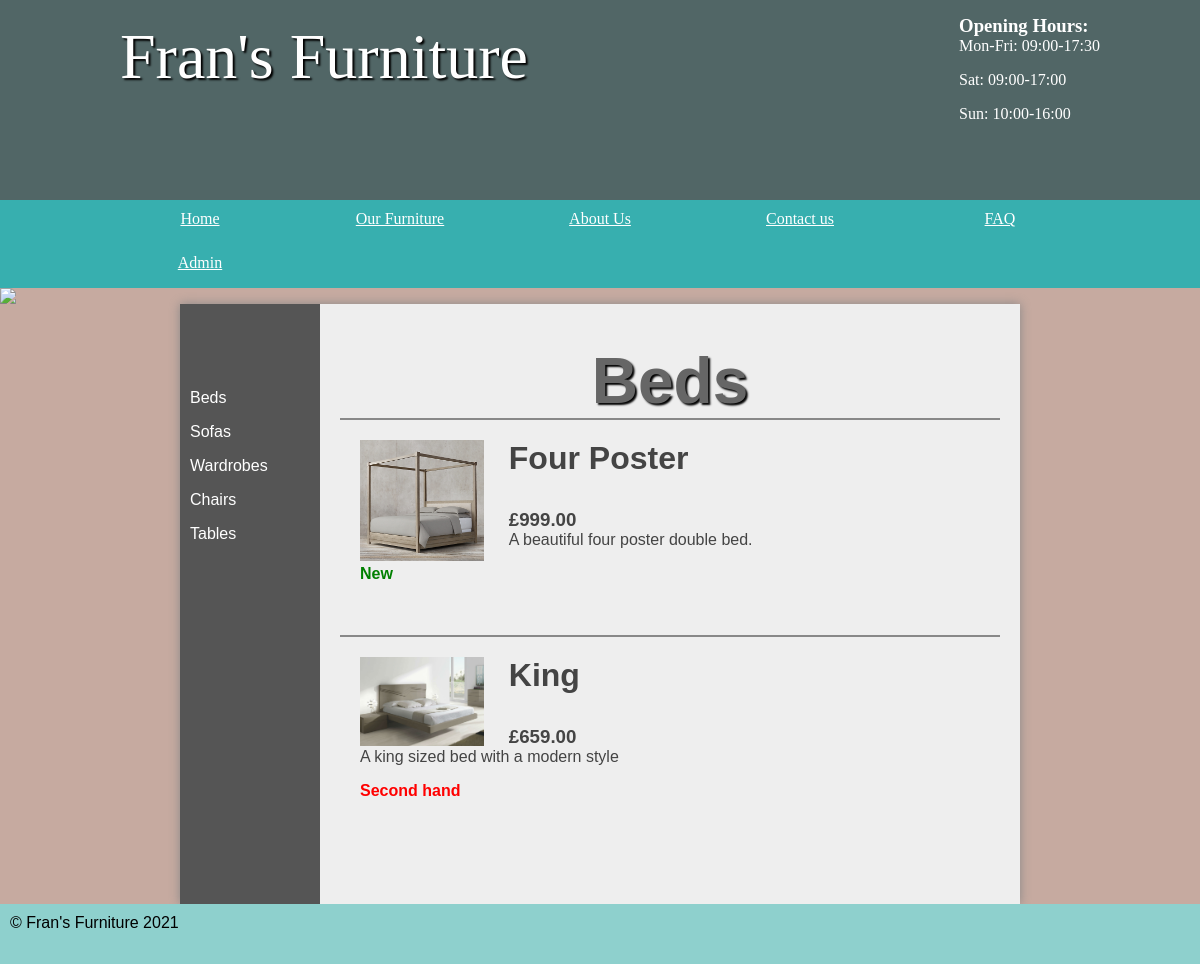
/furniture/public/items.php?id=2, run on the app's committed database.
### tables this page shows
CREATE TABLE `category` (
  `id` int(11) NOT NULL AUTO_INCREMENT,
  `name` varchar(45) DEFAULT NULL,
  PRIMARY KEY (`id`)
);

CREATE TABLE `furniture` (
  `id` int(11) NOT NULL AUTO_INCREMENT,
  `name` varchar(45) DEFAULT NULL,
  `description` varchar(2000) DEFAULT NULL,
  `price` decimal(5,2) DEFAULT NULL,
  `categoryId` int(11) DEFAULT NULL,
  `hide` int(1) DEFAULT NULL,
  `condition` int(1) DEFAULT NULL,
  PRIMARY KEY (`id`)
);

### furniture/public/items.php (the view, shortened to what this page needs)
<?php
if (isset($_GET['id'])) {
    $id = $_GET['id'];
    $pdo = new PDO('mysql:dbname=furniture;host=127.0.0.1', 'student', 'student');
    $currentCategory = $pdo->query('SELECT * FROM category WHERE id = ' . $id)->fetch();
    $categoryName = $currentCategory['name'];
} else {
    die("Category id not specified");
}
?>
<!DOCTYPE html>
<html>
	<head>
		<link rel="stylesheet" href="/styles.css"/>
	</head>
	<body>
	<header>
		<section>
<?php include_once 'openinghours.php';?>
			<h1>Fran's Furniture</h1>
		</section>
	</header>
	<?php include_once 'nav.php';?>
<img src="images/randombanner.php"/>
	<main class="admin">
	<section class="left">
<?php include_once 'categories.php';?>
	</section>
	<section class="right">
		<h1><?php echo $categoryName; ?></h1>
	<ul class="furniture">
<?php
$furnitureQuery = $pdo->prepare('SELECT * FROM furniture WHERE hide = 0 AND categoryId = ' . $id);
$furnitureQuery->execute();
foreach ($furnitureQuery as $furniture) {
    echo '<li>';
    if (file_exists('images/furniture/' . $furniture['id'] . '.jpg')) {
        echo '<a href="images/furniture/' . $furniture['id'] . '.jpg"><img src="images/furniture/' . $furniture['id'] . '.jpg" /></a>';
    }
    echo '<div class="details">';
    echo '<h2>' . $furniture['name'] . '</h2>';
    echo '<h3>£' . $furniture['price'] . '</h3>';
	echo '<p>' . $furniture['description'] . '</p>';
	echo '<p style="color:'. ($furniture['condition'] == 1 ? 'green' : 'red') .'"><b>' . ($furniture['condition'] == 1 ? 'New' : 'Second hand') . '</b></p>';
    echo '</div>';
    echo '</li>';
}
?>
</ul>
</section>
</main>
<?php include_once 'footer.php';?>
</body>
</html>

### furniture/public/categories.php
<?php $pdo = new PDO('mysql:dbname=furniture;host=127.0.0.1', 'student', 'student', [PDO::ATTR_ERRMODE => PDO::ERRMODE_EXCEPTION]);?>
<ul>
<?php
$categories = $pdo->query('SELECT * FROM category');
foreach ($categories as $category) {
    echo '<li>';
    echo '<a href="items.php?id=' . $category['id'] . '">' . $category['name'] . '</a>';
    echo '</li>';
}
?>
</ul>

### furniture/public/styles.css (style rules this page uses)
* { margin: 0; padding: 0; }
html { font-family: 'Oxygen-Regular', verdana, sans-serif; }
body { background-color: #C6AAA0; }
header { background-color: #516666 ; color: white; height: 200px; }
header section { width: 1000px; display: block; margin:auto; }
header h1 { float: left; margin-left: 20px; }
body > img { width: 100%; display: block; }
header section { display: block; font-family: 'Mr Dafoe', cursive; }
header h1 { font-weight: normal; }
h1 { font-size:4em; color: white; text-align: center; padding-top: 20px; text-shadow: 2px 2px 2px #000; }
main { min-height: 75vh; background-color: #eee; width: 70vw; display: block; margin: auto; box-shadow: 0px 0px 10px #888; color:#444; }
main h2 { font-size:2em; }
p, li, h2 { margin-bottom: 1em; }
.left ul { list-style-type: none }
section a { color: #444; }
.stock, .admin { display: table; }
.stock > ul, .admin .left { width: 10vw; list-style-type: none; display: table-cell; padding: 10px; background-color: #555; margin: 0; }
.stock .products, .admin .right { display: table-cell; padding: 20px; }
.stock > ul a, .admin .left a { color: white; text-decoration: none; }
.furniture li { border-top: 2px solid #888; padding: 20px; overflow: auto; }
.furniture li .noimage, .furniture li img { width: 20%; margin-right: 4%; min-height: 50px; float: left; }
.right { padding: 20px; }
main h1 { color: #666; }
main img { display: block; }

### data on the page
category: name "Beds"
category: name "Sofas"
category: name "Wardrobes"
category: name "Chairs"
category: name "Tables"
furniture: shows a picture, name "Four Poster", price "999.00", description "A beautiful four poster double bed.", condition "New"
furniture: shows a picture, name "King", price "659.00", description "A king sized bed with a modern style", condition "Second hand"
